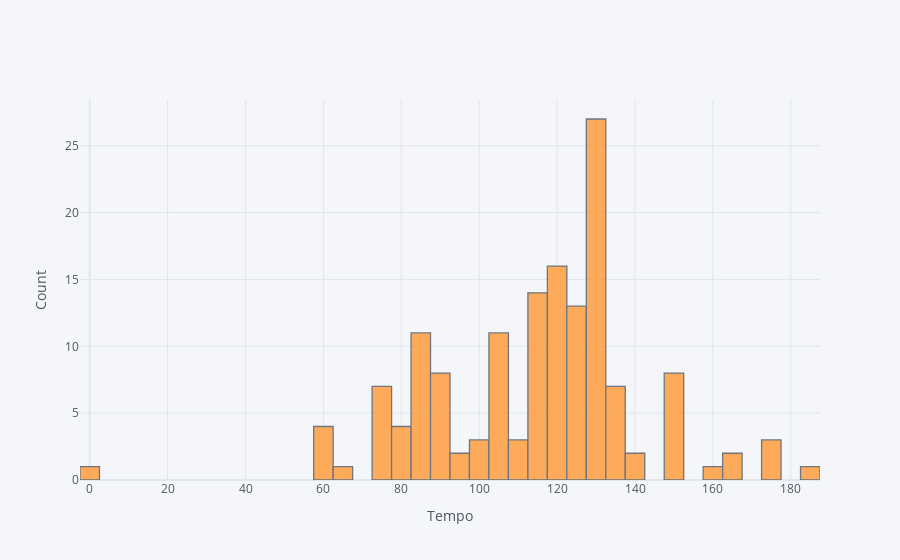

This figure's notebook cell:
### Markdown cell above
As anticipated most of his tracks fall between 0.0 and 0.1 on the speechiness scale, and his tracks don't go above 0.5 on the scale.

### Code cell
# I want to view the distribution of his track tempo's. I'm curious to see what's his most frequently used tempo.
# For this plot I want to use plotly.

import plotly
import cufflinks as cf
cf.go_offline()

df['tempo'].iplot(kind='hist', xTitle='Tempo', yTitle='Count', bins=50)

### Figure 1 — Plotly figure (JSON) as saved in the notebook; plotly's stock layout.template omitted (floating-point values rounded to 4 significant figures; data arrays with more than 128 entries replaced by an {"elided": "..."} marker saying what was removed)
{"data": [{"histfunc": "count", "histnorm": "", "marker": {"color": "rgba(255, 153, 51, 1.0)", "line": {"color": "#4D5663", "width": 1.3}}, "name": "tempo", "nbinsx": 50, "opacity": 0.8, "orientation": "v", "type": "histogram", "x": {"elided": "149 float values"}}], "layout": {"barmode": "overlay", "legend": {"bgcolor": "#F5F6F9", "font": {"color": "#4D5663"}}, "paper_bgcolor": "#F5F6F9", "plot_bgcolor": "#F5F6F9", "title": {"font": {"color": "#4D5663"}}, "xaxis": {"gridcolor": "#E1E5ED", "showgrid": true, "tickfont": {"color": "#4D5663"}, "title": {"font": {"color": "#4D5663"}, "text": "Tempo"}, "zerolinecolor": "#E1E5ED"}, "yaxis": {"gridcolor": "#E1E5ED", "showgrid": true, "tickfont": {"color": "#4D5663"}, "title": {"font": {"color": "#4D5663"}, "text": "Count"}, "zerolinecolor": "#E1E5ED"}}}
